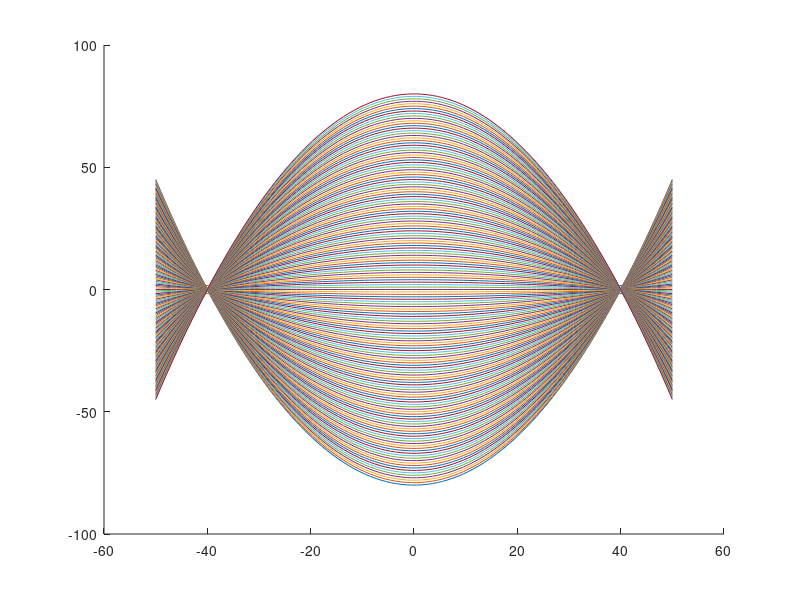

Recreate this plot in MATLAB.
% All the parabollas that pass by two points x0 and x1:

x0 = 40;
x1 = -40;

figure
hold on
scatter(x0,0)
scatter(x1,0)
x = linspace(-50,50);
for b = -80:80
    a = -b/x0.^2;
    plot(x,a*x.^2+b)
end